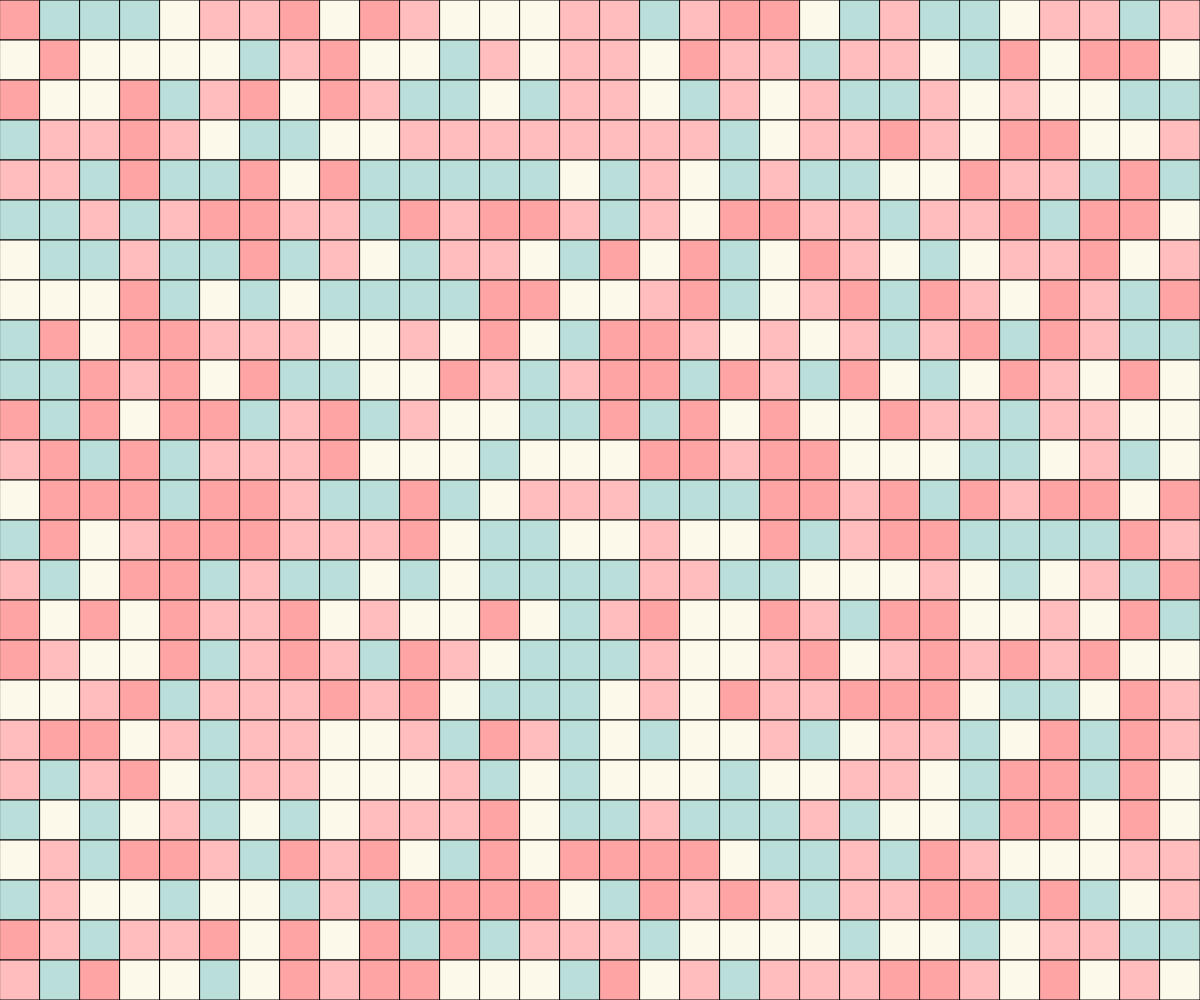
Frame 1 (no input)
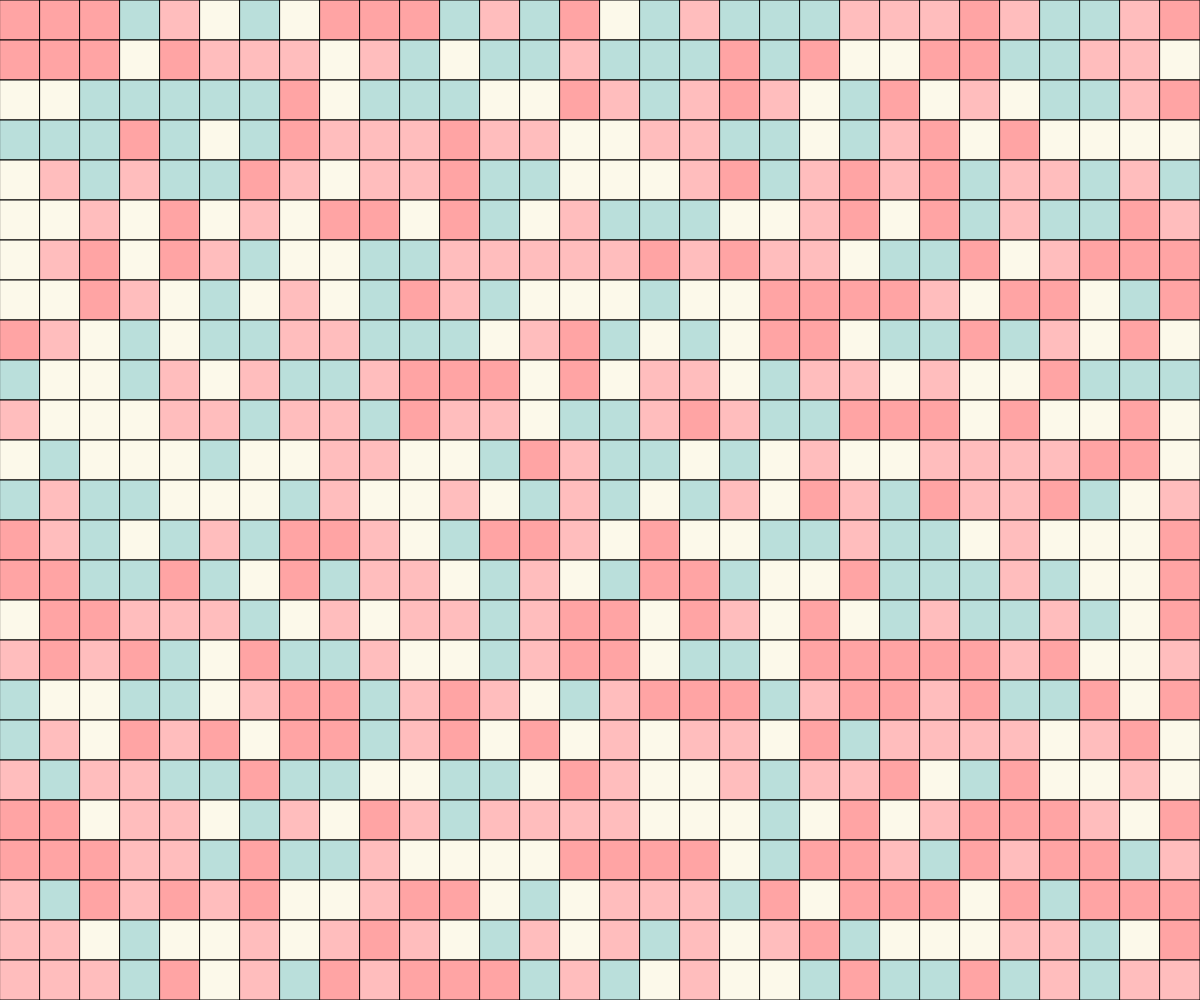
Frame 60 (no input)
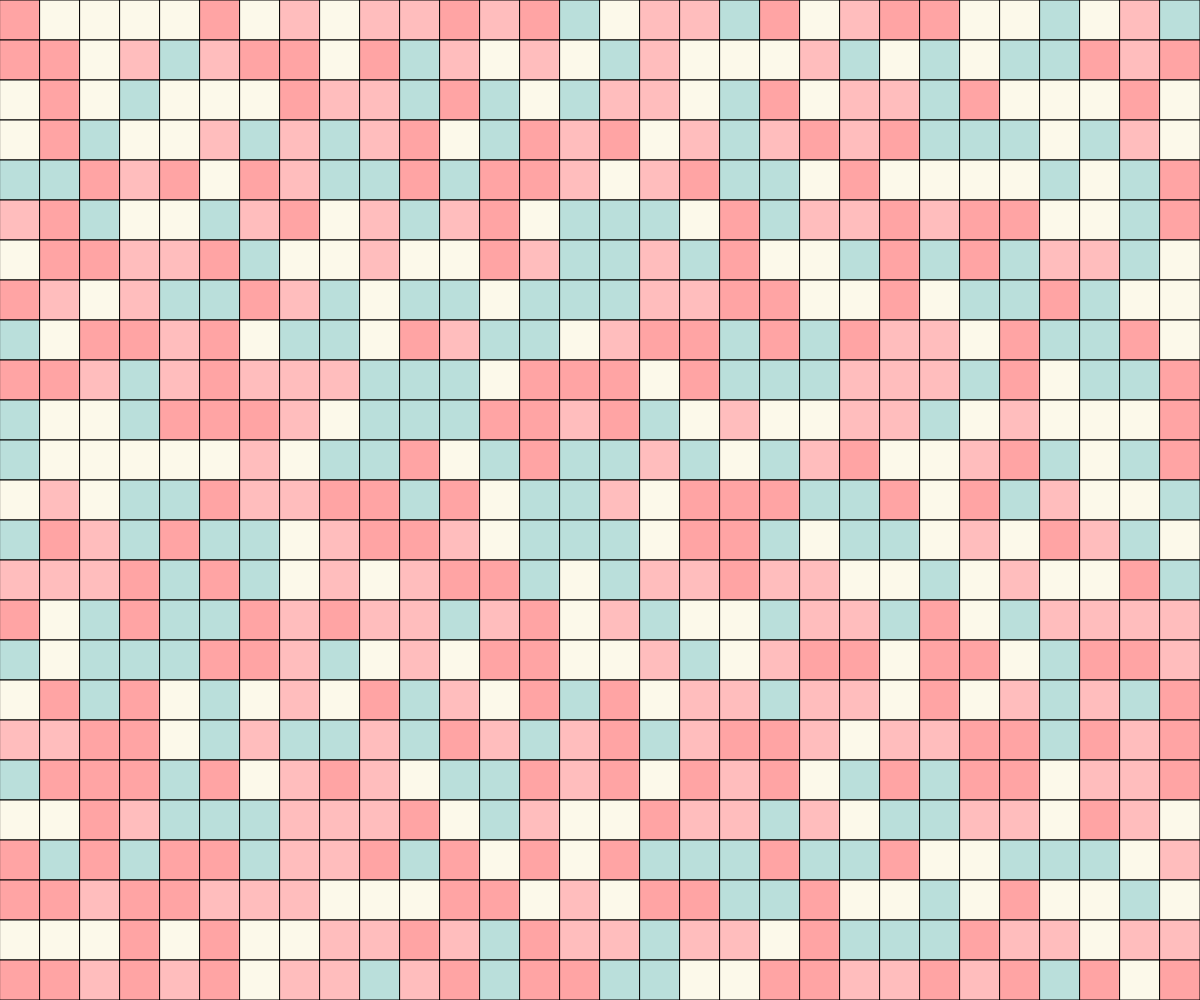
Frame 120 (the mouse pressed at the canvas centre since frame 60)

The p5.js sketch that drew these frames (run headless with seeded random() and noise() and a simulated clock; from frame 60 on, the mouse is pressed at the canvas centre):

// p5.js sketch
// ── sketch.js
let colours = ["#FCF9EA", "#BADFDB", "#FFA4A4", "#FFBDBD"];
let size =40;
function setup() {
  createCanvas(innerWidth, innerHeight);
}

function draw() {
  background(220);
  //draw a grid of squares
  for(let i =0;i<width;i+=size) {
    for(let j =0;j<height;j+=size) {
      //select an index for the array
      let choice = floor(random(0,colours.length));
      //get colour from the index
      fill(colours[choice]);
      rect(i,j,size,size);
    }
  }
}
